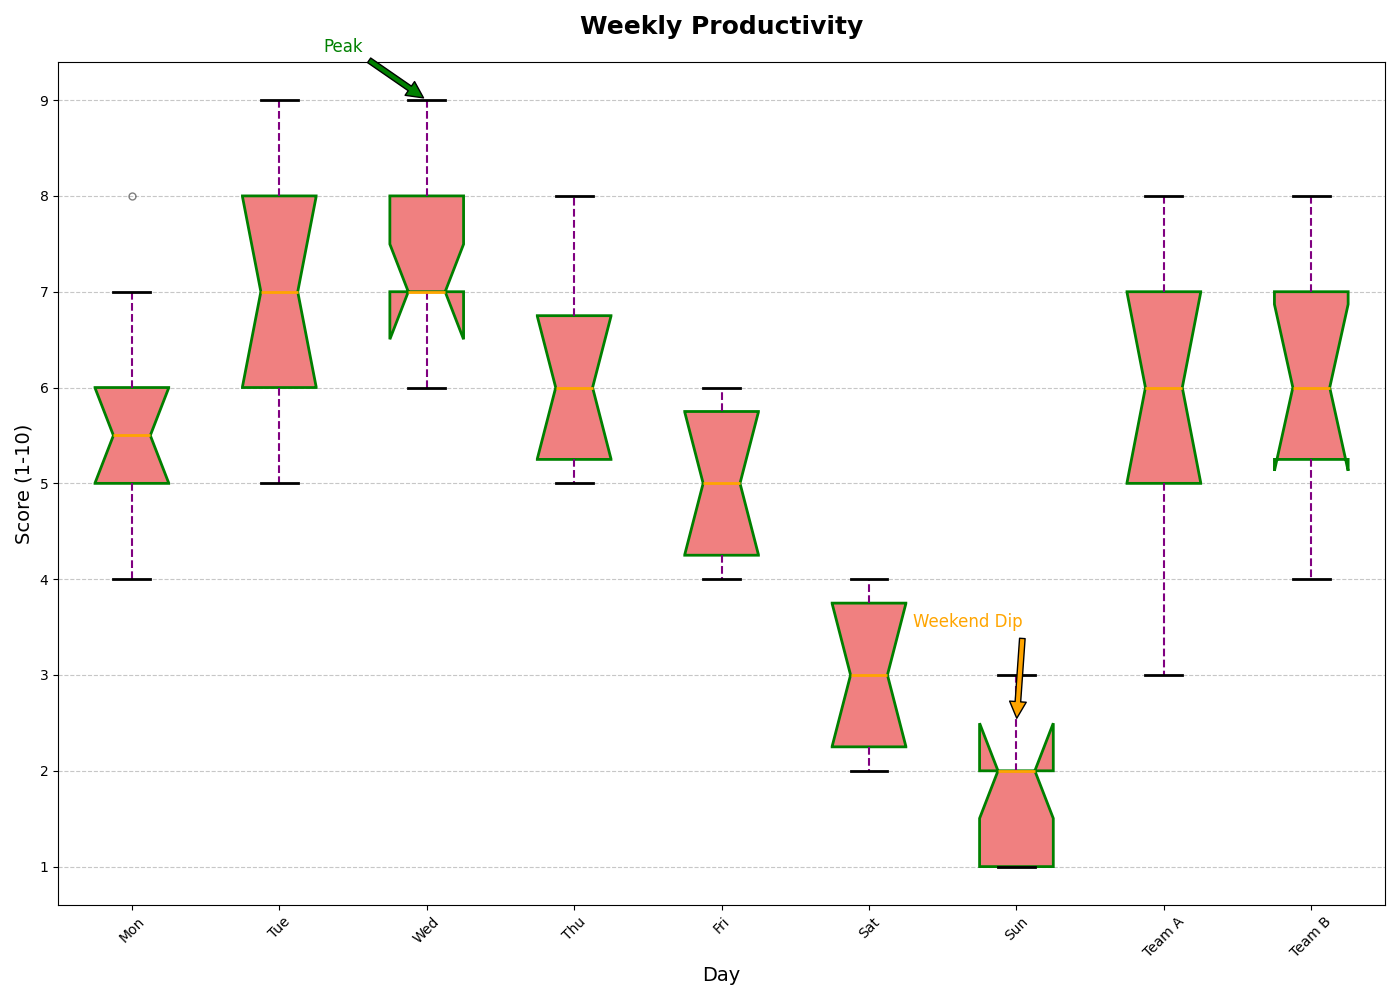

Write the Python code that produced this figure.
import matplotlib.pyplot as plt
import numpy as np

# Extend fictional productivity data over the days of the week with additional groups
productivity_data = {
    'Mon': [4, 5, 6, 5, 7, 8, 5, 6, 4, 6],
    'Tue': [6, 7, 5, 6, 8, 9, 7, 6, 8, 9],
    'Wed': [7, 8, 6, 7, 9, 9, 7, 8, 6, 7],
    'Thu': [5, 6, 5, 6, 7, 7, 8, 6, 5, 6],
    'Fri': [4, 5, 4, 5, 6, 6, 5, 4, 5, 6],
    'Sat': [2, 3, 2, 4, 3, 4, 3, 2, 3, 4],
    'Sun': [1, 2, 1, 3, 2, 2, 3, 1, 2, 1],
    'Team A': [3, 5, 7, 6, 8, 5, 7, 6, 5, 7],
    'Team B': [4, 6, 5, 7, 6, 8, 5, 7, 6, 8]
}

box_plot_data = list(productivity_data.values())

fig, ax = plt.subplots(figsize=(14, 10))

# Shuffled colors
boxprops = dict(linestyle='-', linewidth=2, color='green', facecolor='lightcoral')
medianprops = dict(linestyle='-', linewidth=2, color='orange')
whiskerprops = dict(linestyle='--', linewidth=1.5, color='purple')
capprops = dict(linestyle='-', linewidth=2, color='black')

ax.boxplot(box_plot_data, labels=productivity_data.keys(), patch_artist=True,
           boxprops=boxprops, medianprops=medianprops,
           whiskerprops=whiskerprops, capprops=capprops,
           flierprops=dict(marker='o', color='red', markersize=5, alpha=0.5),
           notch=True)

ax.set_title("Weekly Productivity", fontsize=18, fontweight='bold', loc='center', pad=20)
ax.set_ylabel('Score (1-10)', fontsize=14)
ax.set_xlabel('Day', fontsize=14)

ax.annotate('Peak', xy=(3, 9), xytext=(2.3, 9.5), fontsize=12, color='green',
             arrowprops=dict(facecolor='green', shrink=0.05))
ax.annotate('Weekend Dip', xy=(7, 2.5), xytext=(6.3, 3.5), fontsize=12, color='orange',
             arrowprops=dict(facecolor='orange', shrink=0.05))

ax.grid(axis='y', linestyle='--', alpha=0.7)

plt.xticks(rotation=45)
plt.tight_layout()
plt.show()
